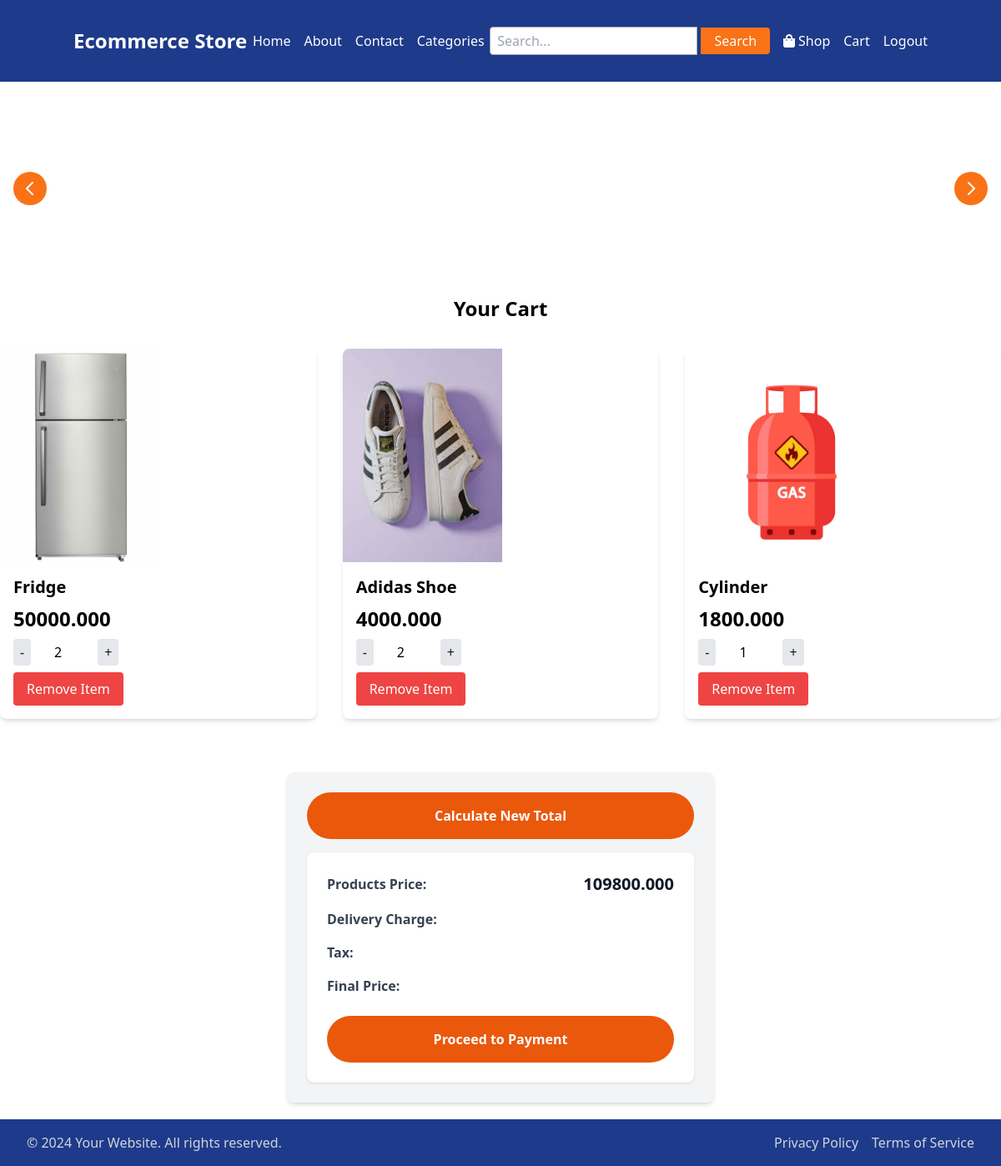
The app's page /cart_view/ (signed in) with its own data.
### core/models.py (models this page shows, shortened)
class CartOrderItems(models.Model):
    order = models.ForeignKey(CartOrder, on_delete=models.CASCADE)
    product =  models.ForeignKey(Product, on_delete=models.SET_NULL,null=True)
    invoice_no = models.CharField(max_length=200)
    order_date = models.DateTimeField(auto_now_add=True)
    product_status = models.CharField(max_length=200)
    item = models.CharField(max_length=200)
    image = models.CharField(max_length=200)
    qty = models.IntegerField(default=0)
    price = models.DecimalField(max_digits=99999999,decimal_places=3,default="199")
    total = models.DecimalField(max_digits=99999999,decimal_places=3,default="199")
    class Meta:
          verbose_name_plural = "Cart Order Items"

class Product(models.Model):
    pid = models.UUIDField(unique=True)
    title = models.CharField(max_length=100,default="products")
    image = models.ImageField(upload_to='product/images',default="product.jpg")
    description = models.TextField(null=True,blank=True,default="this is description")
    user = models.ForeignKey(User, on_delete=models.SET_NULL,null=True)
    category = models.ForeignKey(Category, on_delete=models.SET_NULL,null=True)
    vendor = models.ForeignKey(Vendor, on_delete=models.SET_NULL,null=True)
    price = models.DecimalField(max_digits=99999999,decimal_places=3,default="199")
    old_price = models.DecimalField(max_digits=99999999,decimal_places=3,default="299")
    specificaions = models.TextField(null=True,blank=True,default="this is specifications")
    product_status = models.CharField(choices=STATUS,max_length=10,default="in_review")
    status = models.BooleanField(default=True)
    in_Stock = models.BooleanField(default=True)
    featured = models.BooleanField(default=False)
    digital = models.BooleanField(default=False)
    sku = models.UUIDField(unique=True)
    date = models.DateTimeField(auto_now_add=True)
    updated = models.DateTimeField(null=True,blank=True)
    class Meta:
            verbose_name_plural = "Products"

### core/views.py (the view)
# urls.py: path('cart_view/', cart_view, name='cart_view'),
@login_required
def cart_view(request):
    cart = CartOrder.objects.filter(user=request.user).first()
    total_price = 0
    if cart:
        for item in cart.cartorderitems_set.all():
            total_price += item.product.price * item.qty
    context = {'cart': cart, 'total_price': total_price}
    return render(request, 'core/cart.html', context)

### core/context_processors.py (called while the page is built)
def vendor_and_category(request):
    vendors = Vendor.objects.all()
    categories = Category.objects.all()
    return {
        'vendors': vendors,
        'categories': categories,
    }

### templates/core/cart.html (shortened to what this page needs)
{% extends 'core/base.html' %}
{% block content %}
{% if cart %}
<h2 class="text-2xl text-center font-bold mb-8">Your Cart</h2>
<div class="grid grid-cols-1 md:grid-cols-2 lg:grid-cols-3 gap-8">
    {% for item in cart.cartorderitems_set.all %}
    <div class="bg-white rounded-lg shadow-md overflow-hidden" id="cart-item-{{ item.id }}">
        <img src="{{ item.product.image.url }}" alt="{{ item.product.title }}" class="h-64 object-cover">
        <div class="p-4">
            <h3 class="text-xl font-semibold mb-2">{{ item.product.title }}</h3>
            <h3 class="text-2xl font-bold mb-2">{{ item.product.price }}</h3>
            <div class="flex items-center">
                <button class="bg-gray-200 text-gray-900 px-2 py-1 rounded" onclick="updateQuantity({{ item.id }}, 'decrease')">-</button>
                <input type="number" id="qty-{{ item.id }}" value="{{ item.qty }}" min="1" class="mx-2 w-16 text-center" readonly>
                <button class="bg-gray-200 text-gray-900 px-2 py-1 rounded" onclick="updateQuantity({{ item.id }}, 'increase')">+</button>
            </div>
            <button class="bg-red-500 text-white px-4 py-2 mt-2 rounded" onclick="deleteItem({{ item.id }})">Remove Item</button>
        </div>
    </div>
    {% endfor %}
</div>
<div class="flex flex-col items-center bg-gray-100 p-6 mt-16 rounded-lg shadow-md w-full max-w-lg mx-auto">
    <div class="mb-4 w-full">
        <a href="{% url 'core:final_payment' %}" class="bg-orange-600 text-white font-bold  px-2 py-4 rounded-full hover:bg-gray-800 transition duration-300 block text-center">Calculate New Total</a>
    </div>
    <div class="bg-white p-6 rounded-lg shadow w-full">
        <div class="flex justify-between items-center mb-4">
            <span class="font-semibold text-gray-700">Products Price:</span>
            <span class="text-xl font-bold text-gray-900">{{ total_price }}</span>
        </div>
        <div class="flex justify-between items-center mb-4">
            <span class="font-semibold text-gray-700">Delivery Charge:</span>
        </div>
        <div class="flex justify-between items-center mb-4">
            <span class="font-semibold text-gray-700">Tax:</span>
        </div>
        <div class="flex justify-between items-center mb-6">
            <span class="font-semibold text-gray-700">Final Price:</span>
        </div>
        <a href="{% url 'core:initiate_payment' %}" class="bg-orange-600 font-bold text-white w-full px-4 py-4 rounded-full hover:bg-gray-800 transition duration-300 block text-center">Proceed to Payment</a>
    </div>
</div>
{% else %}
<p>Your cart is empty</p>
{% endif %}
{% endblock %}

### templates/core/base.html (shortened to what this page needs)
<!DOCTYPE html>
<html>
<head>
<link href="https://cdnjs.cloudflare.com/ajax/libs/font-awesome/5.15.4/css/all.min.css" rel="stylesheet">
<script src='https://cdn.tailwindcss.com'></script>
{% load static %}
</head>
<body>
    <nav class="bg-blue-900 text-white p-8">
      <div class="container mx-auto flex justify-between items-center">
        <a href="#" class="text-2xl font-bold">Ecommerce Store</a>
        <ul class="flex space-x-4">
          <li><a href="{% url 'core:base' %}" class="hover:underline">
            Home</a></li>
          <li><a href="#" class="hover:underline">About</a></li>
          <li><a href="#" class="hover:underline">Contact</a></li>
          <a href="{% url 'core:category_list' %}" class="ml-4 flex items-center">
            <span>Categories</span>
          </a>
        </ul>
        <div class="flex items-center">
          <form id="searchForm" action="{% url 'core:search' %}" method="GET">
            <input id="searchInput" type="text" name="query" placeholder="Search..." class="text-blue-900 border border-gray-400 rounded-l px-2 py-1 focus:outline-none focus:border-blue-500">
            <button type="submit" class="bg-orange-500 text-white px-4 py-1 rounded-r hover:bg-orange-600 focus:outline-none">Search</button>
        </form>
        {% if request.user.is_authenticated%}
        <a href="{% url 'core:index' %}" class="hover:text-2xl ml-4 flex items-center">
          <i class="fas fa-shopping-bag mr-1"></i>
          Shop
        </a>
        <a href="{% url 'core:cart_view' %}" class="hover:text-2xl ml-4 flex items-center">
          Cart
        </a>
        <a href="{% url 'userauths:logout' %}" class="hover:text-2xl ml-4 flex items-center">
          Logout
        </a>
          {% endif %}
        </div>
      </div>
    </nav>
    <div class=" mx-auto">
      <div id="default-carousel" class="relative" data-carousel="static">
            <div class="overflow-hidden relative h-56 rounded-lg sm:h-64 xl:h-80 2xl:h-96">
            </div>
            <div class="flex absolute bottom-5 left-1/2 z-30 space-x-3 -translate-x-1/2">
                <button type="button" class="w-3 h-3 rounded-full" aria-current="false" aria-label="Slide 1" data-carousel-slide-to="0"></button>
                <button type="button" class="w-3 h-3 rounded-full" aria-current="false" aria-label="Slide 2" data-carousel-slide-to="1"></button>
                <button type="button" class="w-3 h-3 rounded-full" aria-current="false" aria-label="Slide 3" data-carousel-slide-to="2"></button>
            </div>
            <button type="button" class="flex absolute top-0 left-0 z-30 justify-center items-center px-4 h-full cursor-pointer group focus:outline-none" data-carousel-prev>
                <span class="inline-flex justify-center items-center w-8 h-8 rounded-full sm:w-10 sm:h-10 bg-blue-900/30 bg-orange-500 group-hover:bg-orange-600 dark:group-hover:bg-gray-800/60 group-focus:ring-4 group-focus:ring-white dark:group-focus:ring-gray-800/70 group-focus:outline-none">
                    <svg class="w-5 h-5 text-white sm:w-6 sm:h-6 dark:text-gray-800" fill="none" stroke="currentColor" viewBox="0 0 24 24" xmlns="http://www.w3.org/2000/svg"><path stroke-linecap="round" stroke-linejoin="round" stroke-width="2" d="M15 19l-7-7 7-7"></path></svg>
                </span>
            </button>
            <button type="button" class="flex absolute top-0 right-0 z-30 justify-center items-center px-4 h-full cursor-pointer group focus:outline-none" data-carousel-next>
                <span class="inline-flex justify-center items-center w-8 h-8 rounded-full sm:w-10 sm:h-10  bg-orange-500 group-hover:bg-orange-600 dark:group-hover:bg-gray-800/60 group-focus:ring-4 group-focus:ring-white dark:group-focus:ring-gray-800/70 group-focus:outline-none">
                    <svg class="w-5 h-5 text-white sm:w-6 sm:h-6 dark:text-gray-800" fill="none" stroke="currentColor" viewBox="0 0 24 24" xmlns="http://www.w3.org/2000/svg"><path stroke-linecap="round" stroke-linejoin="round" stroke-width="2" d="M9 5l7 7-7 7"></path></svg>
                </span>
            </button>
        </div>
    </div>
    {% block content %}{% endblock content %}
      <footer class="bg-blue-900 mt-5 w-full">
        <div class="max-w-7xl mx-auto py-4 px-4 sm:px-6 lg:px-8">
          <div class="flex justify-between items-center text-gray-300">
            <span>&copy; 2024 Your Website. All rights reserved.</span>
            <div class="flex space-x-4">
              <a href="#" class="hover:text-white">Privacy Policy</a>
              <a href="#" class="hover:text-white">Terms of Service</a>
            </div>
          </div>
        </div>
      </footer>
</body>
</html>

### records on screen
CartOrderItems: product.image (picture), product "Fridge", product.price "50000.000", qty "2"
CartOrderItems: product.image (picture), product "Adidas Shoe", product.price "4000.000", qty "2"
CartOrderItems: product.image (picture), product "Cylinder", product.price "1800.000", qty "1"

### other values on screen
{{ total_price }} "109800.000"
